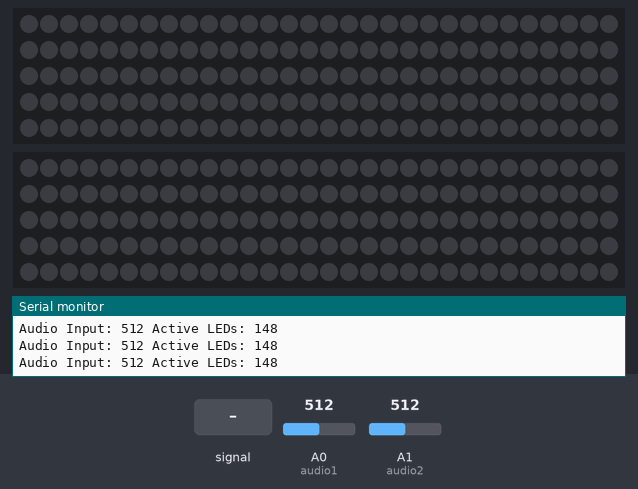
A sketch run on a simulated Arduino Uno, built with avr-gcc and run on an emulated ATmega328P. Shown: 2 × 150 RGB LEDs in strip order, left to right, continuing on the next row, the last lines printed to the serial monitor. The inputs (shaded band) are chosen by the test bench; at power-on: A0 (audio1) = 512, A1 (audio2) = 512. Dim RGB values are drawn brighter than linear; colours are those a GRB WS2812 strip shows for the declared byte order.

Above: at 4.2 s.
4.3 s: A0 (audio1) set to 1023
At 4.33 s:
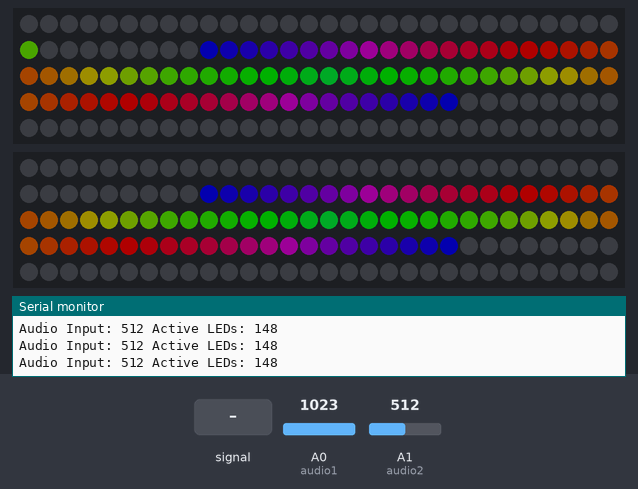
At 4.71 s:
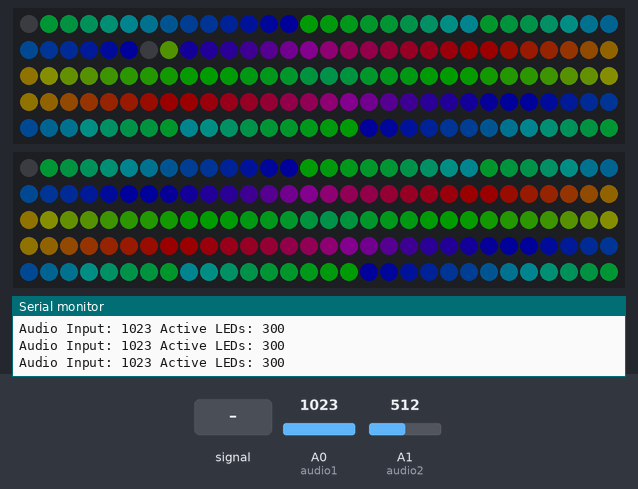
5.9 s: A0 (audio1) set to 511
8.9 s: A1 (audio2) fed a 200 Hz sine of ±81 counts around its level
11.9 s: A1 (audio2) set to 306
14.9 s: A1 (audio2) fed a 50 Hz sine of ±306 counts around its level
17.9 s: A1 (audio2) fed a 1000 Hz sine of ±255 counts around its level
At 30.9 s:
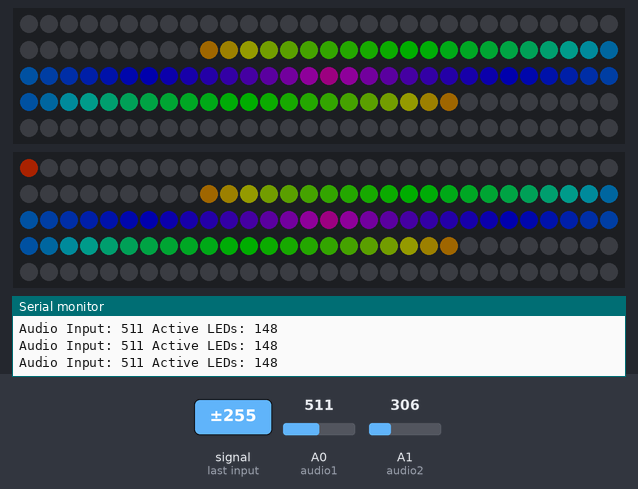
At 57.6 s:
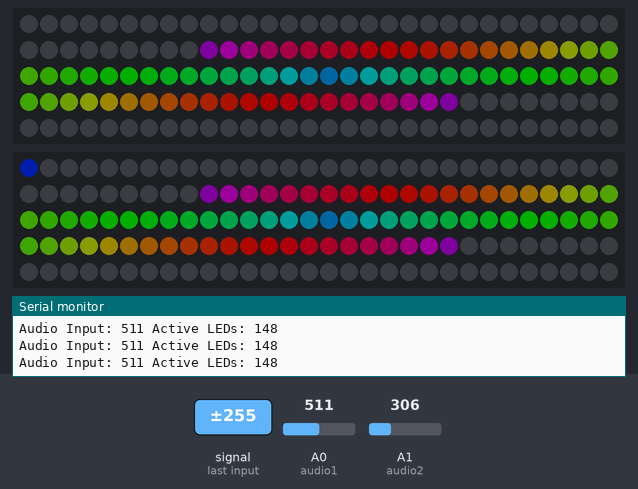
Timing chart, 0 to 57.9 s (numbered marks = the images above; inputs shaded):
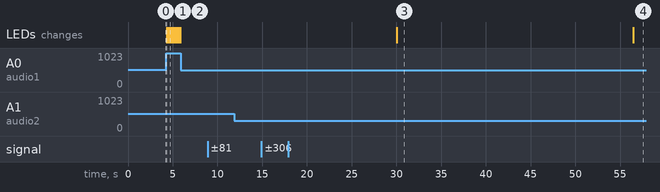

The sketch:

SparkFun_Spectrum_Dual_LED_Strip_Demo.ino
```cpp
// Dual LED Strip Music VU Meter by DJDevon3
// https://github.com/DJDevon3/SparkFun_Spectrum
// Based on script by The Red Team (Just Call Me KoKo on YouTube)
// https://github.com/the-red-team/Arduino-FastLED-Music-Visualizer

// Demo designed for Sparkfun Spectrum Shield, audio in, and 2 addressable LED strips (Neopixel, WS2811, WS2812B, etc..)
// Both strips react independently. Cylon tracer jumps from Strip1 to Strip2.
// Both strips react to the lowest frequency 67Hz.

// Pin A0 reserved for Left Channel Audio Input (connected to 3.5mm audio jack and Audio in through-holes)
// Pin A1 reserved for Right channel Audio Input
// Pin D4 reserved for STROBE
// Pin D5 reserved for RESET
// THESE ARE TRACED INTO THE SPARKFUN PCB to the MSGEQ7 chips. They cannot be changed without hardware modification.

#include <FastLED.h>
#define PIN1 2
#define PIN2 3
#define NUM_LEDS_PER_STRIP1 150   // I don't have different strip lengths to test it with. :/
#define NUM_LEDS_PER_STRIP2 150   // For only 2 strips keep it simple, no strip array necessary yet.
#define LED_TYPE            WS2812B
#define COLOR_TYPE          RGB

// POWER MANAGEMENT (FastLED power management works exceptionally well. It will dim the lights automatically instead of frying your PSU or LED's. Awesome safety feature. Ensure you set the proper values.)
#define POWER_MGMT_VOLTS    5     // In volts. Neopixels, WS2811, WS2812B's are usually 5V.
#define POWER_MGMT_MAMPS    500  // In milliamps. Set a little lower than max amperage of your PSU.

CRGB STRIP1[NUM_LEDS_PER_STRIP1];
CRGB STRIP2[NUM_LEDS_PER_STRIP2];

// GLOBAL CONSTANTS FOR SPECTRUM SHIELD
int strobe = 4;
int reset = 5;
int audio1 = A0;
int audio2 = A1;
int left[7];
int right[7];
int band;
int audio_input = 0;
int freq = 0;

// MULTI-STRIP GLOBALS
int midway1 = NUM_LEDS_PER_STRIP1 / 2;
int midway2 = NUM_LEDS_PER_STRIP2 / 2;
long VU_METER1 = 0; // Real-time spike for decay
long VU_METER2 = 0;
long react1 = 0; // Real-time adjustment for # of LED's being lit.
long react2 = 0;

// GLOBALS
int loop_max = 0;
int k = 255; // COLOR WHEEL POSITION
int decay = 0; // HOW MANY MS BEFORE ONE LIGHT DECAY. Feel free to customize.
int decay_check = 0;
int wheel_speed = 2;


void setup() {
  delay( 3000 ); // power-up safety delay
  int max_bright = 200; // 0-255  No matter how bright you make it the power management will kick in for safety and dim the lights so you won't fry something.
  FastLED.setBrightness(max_bright);
  set_max_power_in_volts_and_milliamps(POWER_MGMT_VOLTS, POWER_MGMT_MAMPS); // FastLED power management

  // MULTIPLEXOR INITIALIZATION
  pinMode(audio1, INPUT);     // Left Channel Pin A0 reserved
  pinMode(audio2, INPUT);     // Right Channel Pin A1 reserved
  pinMode(strobe, OUTPUT);    // MSGEQ7 Multiplexor Strobe Pin 4 reserved
  pinMode(reset, OUTPUT);     // MSGEQ7 Multiplexor Reset Pin 5 reserved
  digitalWrite(reset, LOW);   // RESET LOW enables STROBE pin
  digitalWrite(strobe, HIGH); // RESET HIGH resets the multiplexor

  // Set Strips
  FastLED.addLeds<LED_TYPE, PIN1, COLOR_TYPE>(STRIP1, NUM_LEDS_PER_STRIP1);
  FastLED.addLeds<LED_TYPE, PIN2, COLOR_TYPE>(STRIP2, NUM_LEDS_PER_STRIP2);

  //Serial.begin(115200);
  Serial.begin(9600);
}

void Cylon1() { // Cylon for Strip1
  for(int i = 0; i < NUM_LEDS_PER_STRIP1; i++) {
    STRIP1[i].nscale8(250);
  }
}
void Cylon2() { // Cylon for Strip2
  for(int i = 0; i < NUM_LEDS_PER_STRIP2; i++) {
    STRIP2[i].nscale8(250);
  }
}

// Color Wheel Generator (rainbow generator)
// https://github.com/NeverPlayLegit/Rainbow-Fader-FastLED/blob/master/rainbow.ino
CRGB Scroll(int pos) {
  CRGB color (0,0,0);
  if(pos < 85) {
    color.g = 0;
    color.r = ((float)pos / 85.0f) * 255.0f;
    color.b = 255 - color.r;
  } else if(pos < 170) {
    color.g = ((float)(pos - 85) / 85.0f) * 255.0f;
    color.r = 255 - color.g;
    color.b = 0;
  } else if(pos < 256) {
    color.b = ((float)(pos - 170) / 85.0f) * 255.0f;
    color.g = 255 - color.b;
    color.r = 1;
  }
  return color;
}

// RAINBOW FADER (Decay Effect): Original went backwards, modified to send waves from first LED. Use this for a rainbow VU meter that begins from the end of a strip.
// https://github.com/NeverPlayLegit/Rainbow-Fader-FastLED/blob/master/rainbow.ino
void singleRainbow(){
  for(int i = NUM_LEDS_PER_STRIP1 - 1; i >= 0; i--) {
    if (i < react1){
      STRIP1[i] = Scroll((i * 256 / 50 + k) % 256);
    }else{
      STRIP1[i] = CRGB(0, 0, 0);
    }
  }
  for(int i = NUM_LEDS_PER_STRIP2 - 1; i >= 0; i--) {
    if (i < react2){
      STRIP2[i] = Scroll((i * 256 / 50 + k) % 256);
    }else{
      STRIP2[i] = CRGB(0, 0, 0);
    }
  }
  FastLED.show();
}

// Use this instead of singleRainbow for a midpoint mirrored rainbow VU meter
void doubleRainbow(){
  for(int i = NUM_LEDS_PER_STRIP1 - 1; i >= midway1; i--) {
    if (i < react1 + midway1) {
      STRIP1[i] = Scroll((i * 256 / 50 + k) % 256);
      STRIP1[(midway1 - i) + midway1] = Scroll((i * 256 / 50 + k) % 256);
    }
    else
      STRIP1[i] = CRGB(0, 0, 0);
      STRIP1[midway1 - react1] = CRGB(0, 0, 0);
  }
    for(int i = NUM_LEDS_PER_STRIP2 - 1; i >= midway2; i--) {
    if (i < react2 + midway2) {
      STRIP2[i] = Scroll((i * 256 / 50 + k) % 256);
      STRIP2[(midway2 - i) + midway2] = Scroll((i * 256 / 50 + k) % 256);
    }
    else
      STRIP2[i] = CRGB(0, 0, 0);
      STRIP2[midway2 - react2] = CRGB(0, 0, 0);
  }
  FastLED.show();
}

/*
The seven band graphic equalizer IC is a CMOS chip that divides the audio spectrum into seven bands, 63Hz, 160Hz, 400Hz, 1kHz, 2.5kHz, 6.25kHz and 16kHz
After the first strobe leading edge, 63Hz output is on OUT.  Each additional STROBE leading edge advances the multiplexor one channel (63Hz, 160Hz, 400Hz, 1kHz, 2.5kHz, 6.25kHz, 16kHz etc.) and this will repeat indefinitely.
The multiplexor read rate is also the output decay time control.  Each read decays that channel approximately 10%.

To my knowledge this is how the multiplexor works.
RESET HIGH resets the multiplexor
RESET LOW enables STROBE pin
STROBE HIGH selects band
STROBE LOW latches to the band
You cannot shift backwards, only reset or cycle forward.
*/

// Function to read 7 bands.
void readMSGEQ7(){
  digitalWrite(reset, HIGH);
  digitalWrite(reset, LOW);
  for (band = 0; band < 7; band++)
  {
    digitalWrite(strobe, LOW); // strobe pin on the shield - kicks the IC up to the next band
    delayMicroseconds(30); //
    left[band] = analogRead(0); // store left band reading
    right[band] = analogRead(1); // ... and the right
    digitalWrite(strobe, HIGH);
  }
}

// For singleRainbow react
void convertSingle(){
  if (left[freq] > right[freq]){
    audio_input = left[freq];
  } else {
    audio_input = right[freq];
  }

  if (audio_input > 80){ // If amplitude greater than 80 set VU level. Example: 150 LEDS X 81 Audio Input Level /1023 = 11 VU level.
    VU_METER1 = ((long)NUM_LEDS_PER_STRIP1 * (long)audio_input) / 1023L; // TRANSLATE AUDIO LEVEL TO NUMBER OF LEDs
    VU_METER2 = ((long)NUM_LEDS_PER_STRIP2 * (long)audio_input) / 1023L; // TRANSLATE AUDIO LEVEL TO NUMBER OF LEDs

    if ((VU_METER1 > react1) && (VU_METER2 > react2)){ // ONLY ADJUST LEVEL OF LED IF LEVEL HIGHER THAN CURRENT LEVEL
      react1 = VU_METER1;
      react2 = VU_METER2;
      Serial.print("Audio Input: ");  // React & VU_METER values should all be identical at this point, waste of resources to print more than one set.
      Serial.print(audio_input);      // Monitor Audio band input
      Serial.print(" Active LEDs: "); // Minimum value in order to be logged is 20. Useful for graphing volume vs strip amperage demand.
      Serial.println(VU_METER1*4);    // How many LEDs should be lit depending on audio signal. Multiplied by 4 for 2 strips. With 2 strips of 150 LEDS it will show a value up to 300. Works for me, you might need to change it.
    }
  }
}

// For doubleRainbow react
void convertDouble(){
  if (left[freq] > right[freq]){
    audio_input = left[freq];
  } else {
    audio_input = right[freq];
  }

  if (audio_input > 80){ // If amplitude greater than 80 set VU level. Example: 150 LEDS X 81 Audio Input Level /1023 = 11 VU level.
    VU_METER1 = ((long)midway1 * (long)audio_input) / 1023L; // TRANSLATE AUDIO LEVEL TO NUMBER OF LEDs
    VU_METER2 = ((long)midway2 * (long)audio_input) / 1023L; // TRANSLATE AUDIO LEVEL TO NUMBER OF LEDs

    if ((VU_METER1 > react1)&&(VU_METER1 > react2)){ // ONLY ADJUST LEVEL OF LED IF LEVEL HIGHER THAN CURRENT LEVEL
      react1 = VU_METER1;
      react2 = VU_METER2;
      Serial.print("Audio Input: ");  // React & VU_METER values should all be identical at this point, waste of resources to print more than one set.
      Serial.print(audio_input);      // Monitor Audio input values
      Serial.print(" Active LEDs: "); // Minimum value in order to be logged is 20. Useful for graphing volume vs strip amperage demand.
      Serial.println(VU_METER1*4);    // How many LEDs should be lit depending on audio signal. Multiplied by 4 for 2 strips. With 2 strips of 150 LEDS it will show a value up to 300. Works for me, you might need to change it.
    }
  }
}

// FUNCTION TO VISUALIZE WITH A SINGLE LEVEL
void singleLevel(){
  readMSGEQ7();
  convertSingle();
  singleRainbow();      // APPLY COLOR
  k = k - wheel_speed;  // SPEED OF COLOR WHEEL
  if (k < 0){           // RESET COLOR WHEEL
    k = 255;
  }
  // REMOVE LEDs
  decay_check++;
  if (decay_check > decay){
    decay_check = 0;
    if (react1 > 0){
      react1--;
    }
    if (react2 > 0){
      react2--;
    }
  }
}

// FUNCTION TO VISUALIZE WITH MIRRORED LEVELS
void doubleLevel(){
  readMSGEQ7();
  convertDouble();
  doubleRainbow();
  k = k - wheel_speed; // SPEED OF COLOR WHEEL
  if (k < 0){ // RESET COLOR WHEEL
    k = 255;
  }
  // REMOVE LEDs
  decay_check++;
  if (decay_check > decay){
    decay_check = 0;
    if (react1 > 0){
      react1--;
    }
    if (react2 > 0){
      react2--;
    }
  }
}

// Add the Cylon effect to jump from strip1 to strip2 with rainbow audio react.
void doubleLevelCylon(){
    static uint8_t hue = 0;
    // First slide the led in one direction
    for(int i = 0; i < NUM_LEDS_PER_STRIP1; i++) {  // Set the i'th led to red
      STRIP1[i] = CHSV(hue++, 255, 255); // Show the leds
      FastLED.show(); // now that we've shown the leds, reset the i'th led to black
      Cylon1();
      doubleLevel();
      STRIP1[i] = CRGB::Black;
    }
    // After reaching the end go back the other direction
    for(int i = (NUM_LEDS_PER_STRIP1)-1; i >= 0; i--) {
      STRIP1[i] = CHSV(hue++, 255, 255);
      FastLED.show();
      Cylon1();
      doubleLevel();
      STRIP1[i] = CRGB::Black;
    }
    // After completing Strip1 journey jump to Strip2. Makes it appear strips are connected.
    for(int i = 0; i < NUM_LEDS_PER_STRIP2; i++) {
      STRIP2[i] = CHSV(hue++, 255, 255);
      FastLED.show();
      Cylon2();
      doubleLevel();
      STRIP2[i] = CRGB::Black;
    }
    // After reaching the end go back the other direction
    for(int i = (NUM_LEDS_PER_STRIP2)-1; i >= 0; i--) {
      STRIP2[i] = CHSV(hue++, 255, 255);
      FastLED.show();
      Cylon2();
      doubleLevel();
      STRIP2[i] = CRGB::Black;
    }
    // Add to forever loop and it's looped infinitely.
    // This makes the two independent strips appear to be connected in an array. They're not.
    // It's just stopping on one strip the same time it starts on the other. An effective technique for a small # of strips. :)
    // If you plan to create a bunch of independent strips eventually you'll need an array. For a couple of strips no problem.
}

void loop() {
  //singleLevel();
  //doubleLevel();
  doubleLevelCylon(); // Designed to be used with 2 LED strips
}
```

Measured:
- after the input at 4.3 s, the LEDs: change at once (image 1)
- after the input at 17.9 s, the LEDs: change after 12.1 s (image 3)
- what the display in image 3 shows lasts 26.5 s, from 30.0 s to 56.5 s
